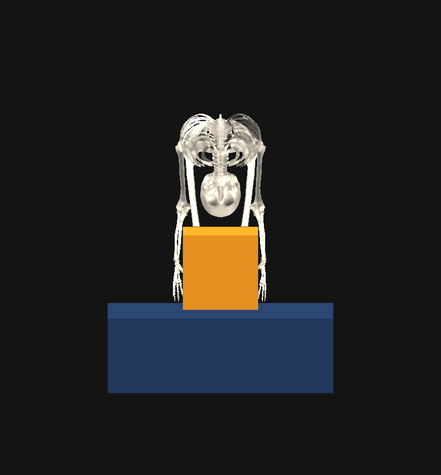
#> input picture opensim_analysis/thoracolumbar_fb/docs/images/phase2_box/armfix_no_vizmirror.png, 441 x 475 px, shrunk from 760 x 820 before the run, found by its file name
$ python armfix_grid.py
#> lines starting #> are read from the running program, lines starting #| are printed output that depends on the picture
import matplotlib; matplotlib.use('Agg')
import matplotlib.pyplot as plt, matplotlib.image as mpimg, numpy as np
from matplotlib import font_manager as fm
for p in ['/usr/share/fonts/opentype/noto/NotoSansCJK-Regular.ttc','/usr/share/fonts/truetype/noto/NotoSansCJKkr-Regular.otf']:
    try: fm.fontManager.addfont(p); plt.rcParams['font.family']='Noto Sans CJK KR'; break
    except: pass
plt.rcParams['axes.unicode_minus']=False
fig=plt.figure(figsize=(15,5.4)); gs=fig.add_gridspec(1,3,width_ratios=[1.05,1.05,1.2])
# --- panel 1: ES peak def vs fix ---
ax=fig.add_subplot(gs[0,0])
mots=['stoop','squat']; defp=[31.9,27.4]; fixp=[31.6,26.3]
x=np.arange(2); w=0.36
ax.bar(x-w/2,defp,w,label='결함(def)',color='#c0504d'); ax.bar(x+w/2,fixp,w,label='수정(fix)',color='#4472c4')
for i in range(2):
    ax.text(x[i]-w/2,defp[i]+0.4,f'{defp[i]:.1f}',ha='center',fontsize=10)
    ax.text(x[i]+w/2,fixp[i]+0.4,f'{fixp[i]:.1f}',ha='center',fontsize=10)
    ax.text(x[i],max(defp[i],fixp[i])+2.2,f'Δ{fixp[i]-defp[i]:+.1f}%p',ha='center',fontsize=11,color='#2a6a2a',weight='bold')
ax.set_xticks(x); ax.set_xticklabels(['stoop v5','squat v1']); ax.set_ylabel('ES peak activation (%)'); ax.set_ylim(0,38)
ax.set_title('[2] 왼팔 축수정 전후 ES peak (F0 baseline)\n동일 파이프라인, M1 공통 → Δ=순수 팔수정',fontsize=11); ax.legend(fontsize=9)
# --- panel 2: symmetry / invariants text ---
ax2=fig.add_subplot(gs[0,1]); ax2.axis('off')
txt=("[1] 축 미러 수정 (7축)\n"
     "  shoulder_L: elv, rot, elv_angle (3)\n"
     "  radius_hand_l: wrist_dev, wrist_flex (2)\n"
     "  sterL_clavL_jnt: clav_prot, clav_elev (2)★\n"
     "  규칙 (−ax,−ay,az)  [elbow_l 검증됨]\n\n"
     "  ✅ 좌우 대칭 MAX 0.00cm (4자세, clav포함)\n"
     "  ✅ 질량 77.969kg 동일 · COM 동일\n"
     "  ✅ 620근육 · 169좌표 · mesh 불변\n"
     "  ✅ 중립 왼손 0.000cm → 정지분석 무영향\n\n"
     "[영향 범위]\n"
     "  박스(23%): 왼팔=0 → ΔES=0 (skip)\n"
     "  stoop/squat: clav 미구동 → SO 유효\n"
     "  max ΔES = −1.1%p (squat) < 5%p\n"
     "  → headline 32%/47% 실질 불변")
ax2.text(0.02,0.98,txt,va='top',ha='left',fontsize=10.3,
         bbox=dict(boxstyle='round',fc='#f4f4f4',ec='#888'))
ax2.set_title('[1] 수정 범위 + 불변/영향',fontsize=11)
# --- panel 3: render ---
ax3=fig.add_subplot(gs[0,2]); ax3.axis('off')
ax3.imshow(mpimg.imread('opensim_analysis/thoracolumbar_fb/docs/images/phase2_box/armfix_no_vizmirror.png'))
ax3.set_title('[3] viz-mirror 대체 (왼팔 독립구동)\n박스 파지 z-대칭 0.29cm · 양팔 대칭',fontsize=11)
fig.suptitle('왼팔 관절축 결함 수정 — [1]수정+검증 [2]stoop/squat ES 재측정 [3]viz-mirror 대체  (2026-07-27)',fontsize=12.5,weight='bold')
fig.tight_layout(rect=[0,0,1,0.94])
out='opensim_analysis/thoracolumbar_fb/docs/images/phase2_box/armfix_results_grid.png'
fig.savefig(out,dpi=115); print('SAVED',out)
#> after `fig.savefig(out, dpi=115)`:
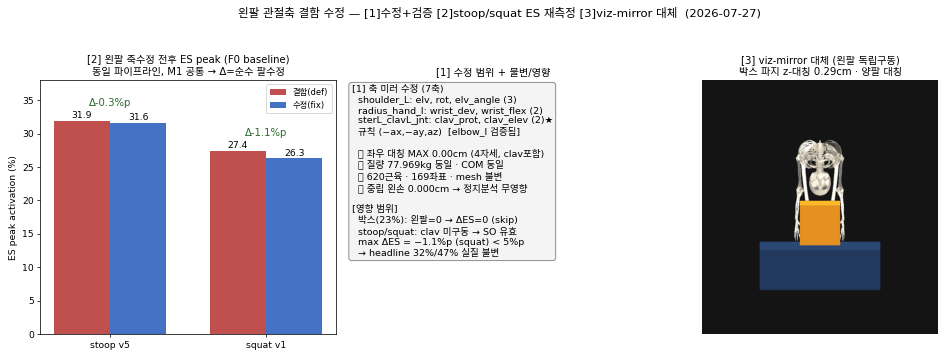
#> figure drawn by matplotlib, 2 panels
